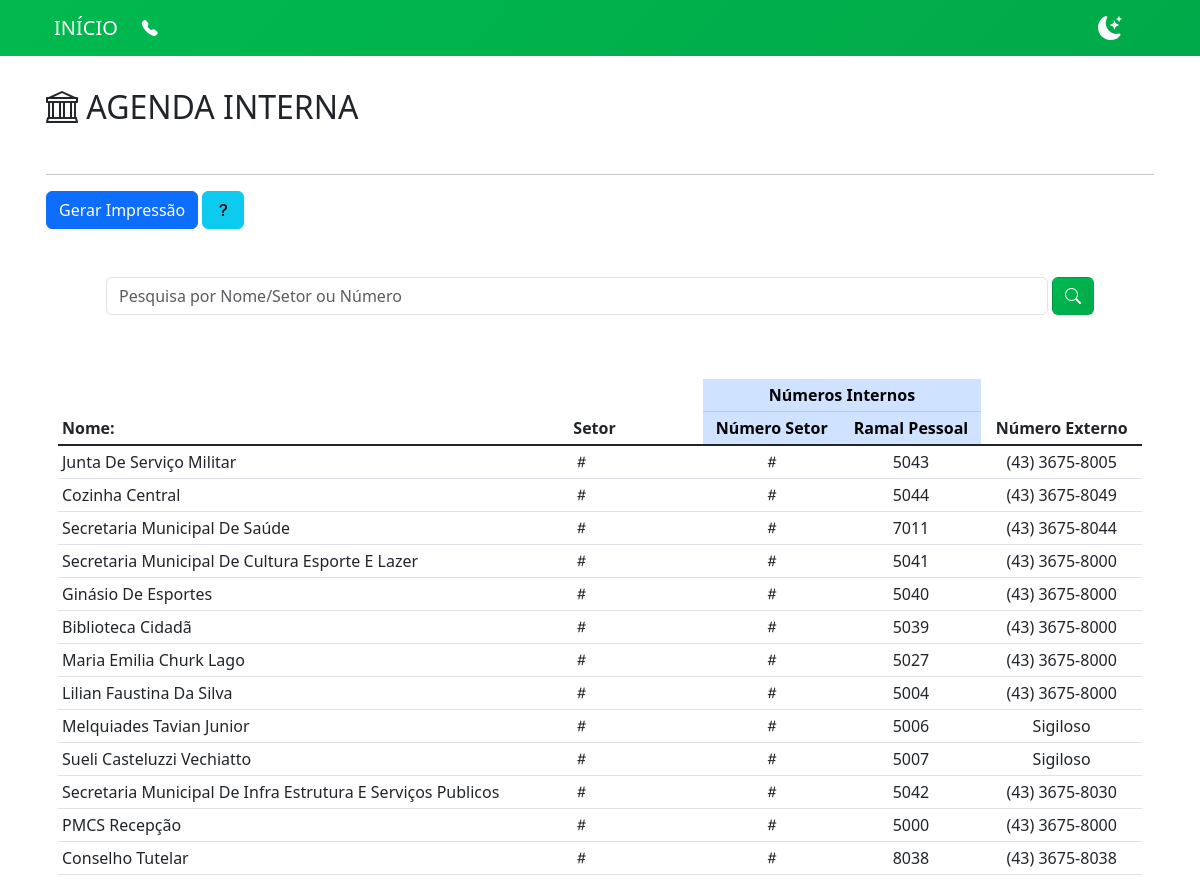
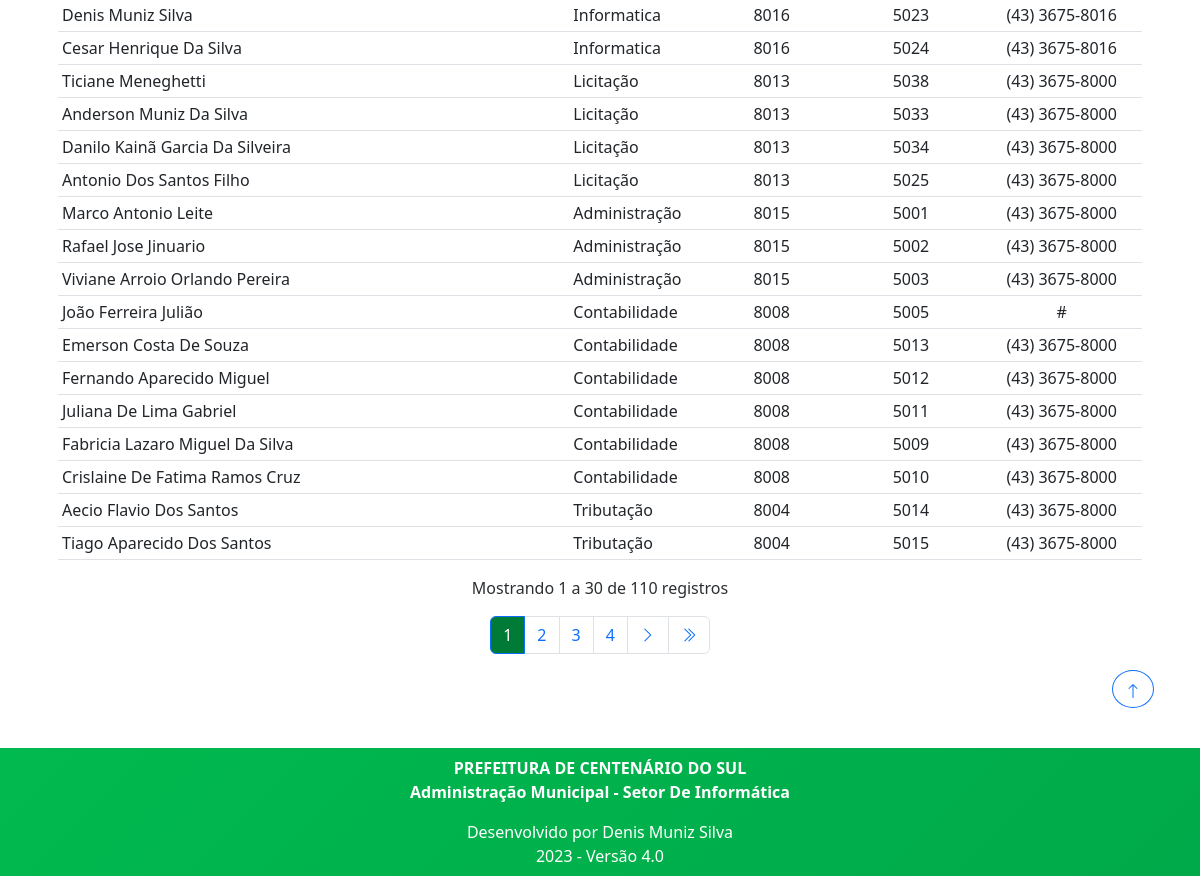
Before: /agenda/ with the older database file (2 pictures, top to bottom).
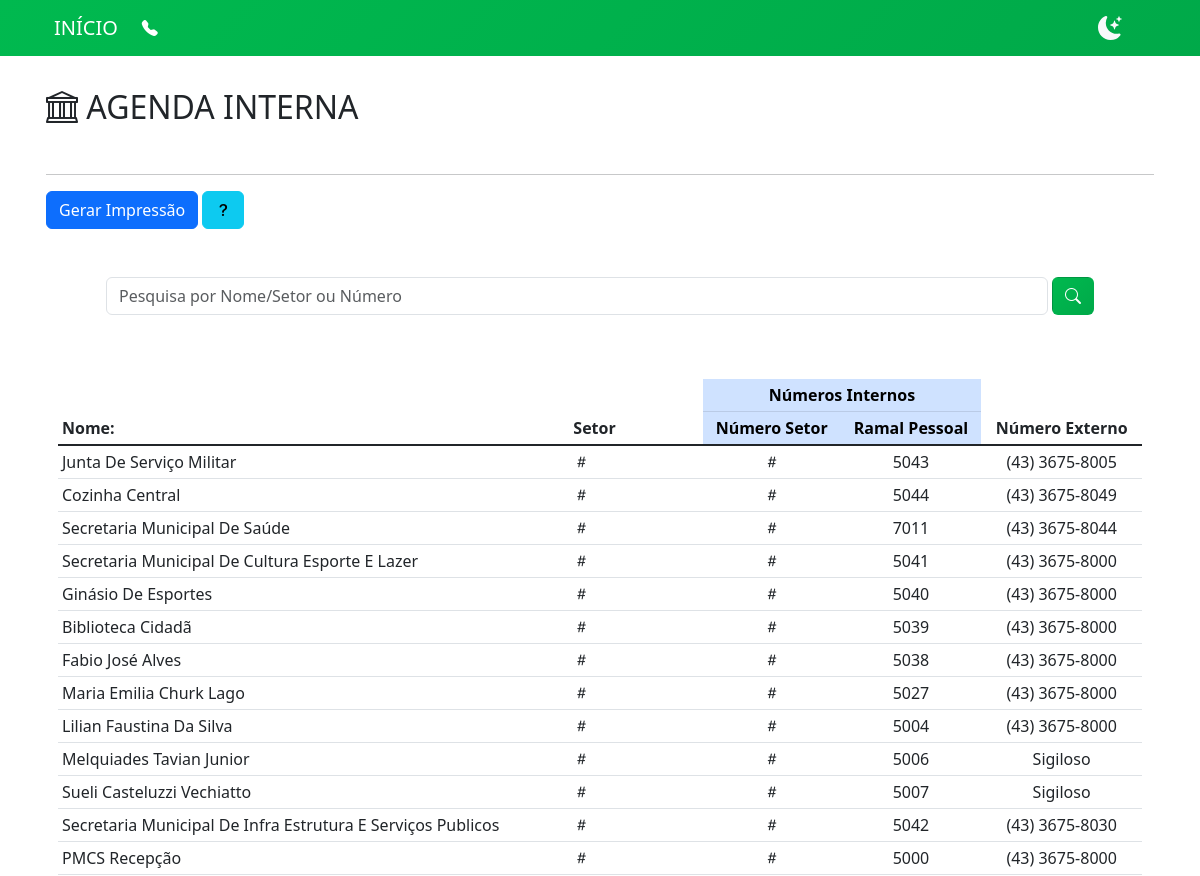
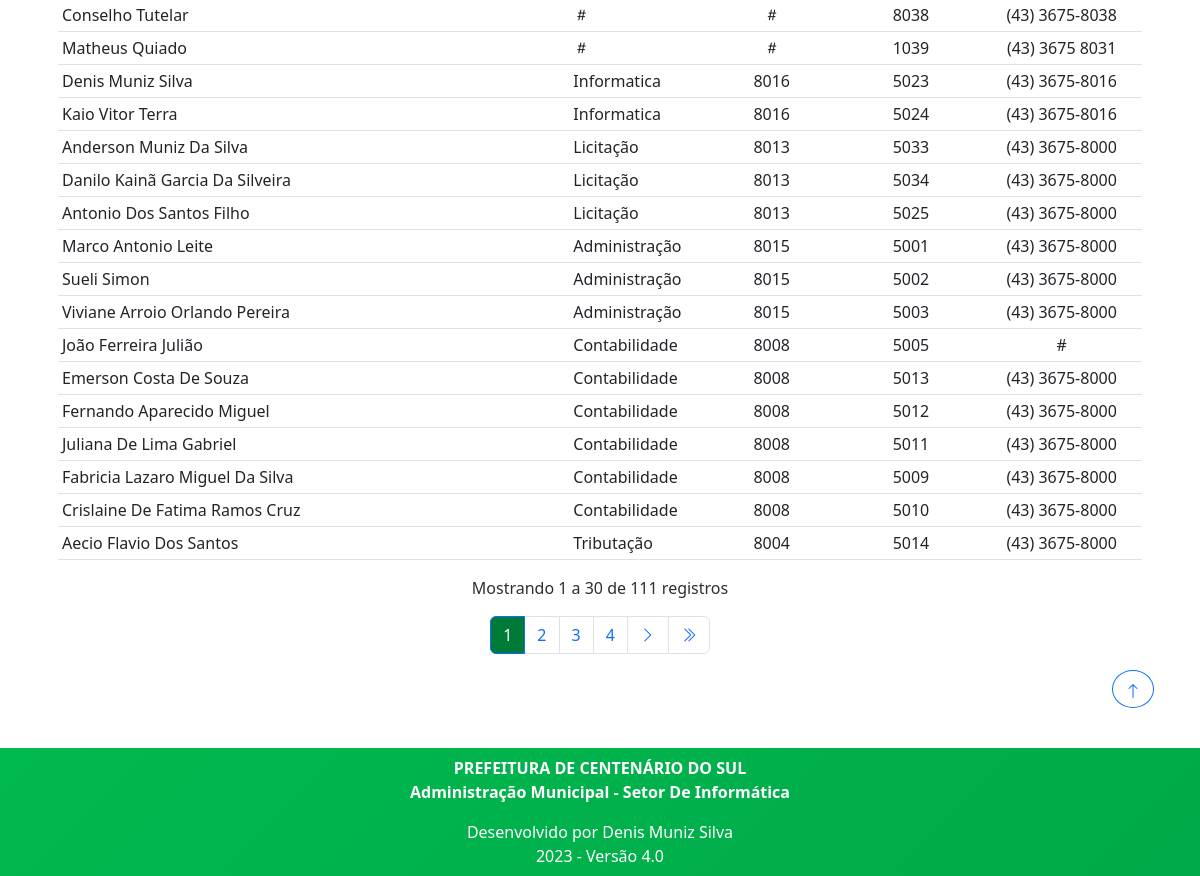
After: the same page with the newer database file (2 pictures, top to bottom).
### agenda/models.py (models this page shows, shortened)
class Agenda(models.Model):
    data = models.DateTimeField(auto_now_add=True, verbose_name=_('Data'))
    grupo = models.ForeignKey(Grupo, on_delete=models.PROTECT, verbose_name=_('Agenda'), null=True, blank=True)
    pessoa = models.CharField(max_length=200, verbose_name=_('Pessoa'))
    numero_interno = models.CharField(max_length=20, verbose_name=_('Numero Interno'))
    numero_externo = models.CharField(max_length=20, verbose_name=_('Numero Externo'), null=True, blank=True)

class Grupo(models.Model):
    data = models.DateTimeField(auto_now_add=True, verbose_name=_('Data'))
    grupo = models.CharField(max_length=200, verbose_name=_('Grupo'))
    numero = models.CharField(max_length=5, verbose_name=_('Numero'))

### agenda/views.py (the view, shortened to what this page needs)
# urls.py: path('agenda/', v_Agenda.as_view(), name='Agenda'),
class v_Agenda(ListView):
    paginate_by = 30
    model = Agenda
    template_name = 'agenda/index.html'
    def get_queryset(self):
        queryset = super().get_queryset()
        query = self.request.GET.get('q')
        if query is not None:
            queryS = unidecode(query)
        else:
            queryS = query
        queryset = queryset.order_by('grupo')
        return queryset

### agenda/templates/agenda/index.html (shortened to what this page needs)
{% extends 'base.html' %}
{% load static %}
{% block pagina %}
<h2 class="mt-3 mb-5">
    <i class="bi bi-bank"></i>
    AGENDA INTERNA
</h2>
<hr class="pesquisa mt-5">
<div>
    <a class="btn btn-primary" href="{% url 'AgendaExporta' %}" target="_blank">Gerar Impressão</a>
    <button  class="btn btn-info" data-bs-toggle="modal" data-bs-target="#ModalAjuda">
        <i class="bi bi-question-lg"></i>
    </button >
</div>
<div class="container">
    <div class="container">
    <form method="get">
        <div class="row">
            <div class="container my-5 px-5">
                <div class="d-flex align-items-end" id="busca">
                    <input type="text" name="q" value="{{ request.GET.q }}" placeholder="Pesquisa por Nome/Setor ou Número"
                        class="form-control">
                    <button type="submit" title="Pesquisar Registros" class="btn corPrimaria ms-1">
                        <i class="bi bi-search" id="lupacep"></i>
                    </button>
                </div>
            </div>
        </div>
    </form>
</div>
    <div class="table-responsive">
        <table class="table table-sm table-hover mt-3">
            <thead>
                <tr>
                    <th scope="col" rowspan="2">Nome:</th>
                    <th scope="col" rowspan="2">Setor</th>
                    <th scope="col" colspan="2" class="text-center table-primary">Números Internos</th>
                    <th scope="col" rowspan="2" class="text-center">Número Externo</th>
                </tr>
                <tr>
                    <th scope="col" class="text-center table-primary">Número Setor</th>
                    <th scope="col" class="text-center table-primary">Ramal Pessoal</th>
                </tr>
            </thead>
            <tbody class="table-group-divider">
                {% for item in object_list %}
                <tr>
                    <td class="text-capitalize">
                        {{ item.pessoa }}
                    </td>
                    <td>
                        {% if item.grupo.grupo %}
                            {{ item.grupo.grupo }}
                        {% else %}
                            <i class="bi bi-hash"></i>
                        {% endif %}
                    </td>
                    <td class="text-center">
                        {% if item.grupo.numero %}
                            {{ item.grupo.numero }}
                        {% else %}
                            <i class="bi bi-hash"></i>
                        {% endif %}
                    </td>
                    <td class="text-center">
                        {% if item.numero_interno %}
                            {{ item.numero_interno }}
                        {% else %}
                            <i class="bi bi-hash"></i>
                        {% endif %}
                    </td>
                    <td class="text-center">
                        {% if item.numero_externo %}
                            {{ item.numero_externo }}
                        {% else %}
                            <i class="bi bi-hash"></i>
                        {% endif %}
                    </td>
                </tr>
                {% endfor %}
            </tbody>
        </table>
    </div>
</div>
{% include "paginacao.html" %}
{% endblock pagina %}

### templates/base.html (shortened to what this page needs)
<!doctype html>
{% load static %}
<html lang="pt-br" data-bs-theme="light">
<head>
    <link rel="stylesheet" href="https://cdn.jsdelivr.net/npm/bootstrap-icons@1.10.5/font/bootstrap-icons.css">
    <link rel="stylesheet" href="{% static 'css/Bootstrap.v5.3.0.css' %}">
    <link rel="stylesheet" href="{% static 'css/main.css' %}">
</head>
<body class="">
    {% include 'menu.html' %}
    <div class="pt-3 ps-3 pe-3 container botao-hover">
        {% block pagina %}{% endblock pagina %}
    </div>
    {% block topo %}
    <div class="pb-3 ps-3 pe-3 container">
        <div class="clearfix pb-4">
            <a href="#topo" class="float-end text-decoration-none text-reset ms-2">
                <button type="button" class="btn btn-outline-primary rounded-circle">
                    <svg xmlns="http://www.w3.org/2000/svg" width="16" height="16" fill="currentColor"
                        class="bi bi-arrow-up" viewBox="0 0 16 16">
                        <path fill-rule="evenodd"
                            d="M8 15a.5.5 0 0 0 .5-.5V2.707l3.146 3.147a.5.5 0 0 0 .708-.708l-4-4a.5.5 0 0 0-.708 0l-4 4a.5.5 0 1 0 .708.708L7.5 2.707V14.5a.5.5 0 0 0 .5.5z" />
                    </svg>
                </button>
            </a>
        </div>
    </div>
    {% endblock topo %}
    {% block rodape %}
        {% include 'footer.html' %}
    {% endblock rodape %}
</body>
</html>

### templates/menu.html (shortened to what this page needs)
<header class="corPrimaria sticky-top">
    <div class="container">
        <nav class="navbar navbar-expand-lg">
            <div class="container-fluid">
                <a class="navbar-brand" href="{% url 'inicio' %}">INÍCIO</a>
                <div class="collapse navbar-collapse justify-content-end p-0" id="navbarSupportedContent">
                    <ul class="navbar-nav me-auto mb-2 mb-lg-0">
                            <li class="nav-item">
                                <a class="nav-link" href="{% url 'Agenda' %}">
                                    <i class="bi bi-telephone-fill"></i>
                                </a>
                            </li>
                    </ul>
                    <div class="d-flex" >
                        {% include "tema.html" %}
                    </div>
                </div>
            </div>
        </nav>
    </div>
</header>

### templates/tema.html (shortened to what this page needs)
<ul class="navbar-nav ">
    <li class="navbar-item">
        <button class="btn btn-sm text-light me-3 border-0" type="button" onclick="CapTheme()" id="current-theme" title="Tema">
        </button>
    </li>
</ul>

### templates/paginacao.html (shortened to what this page needs)
{% if page_obj.paginator.count > 0 %}
    <div class="text-center fw-lighter text-secondary-emphasis mb-3">
        Mostrando {{ page_obj.start_index }} a {{ page_obj.end_index }} de {{ page_obj.paginator.count }} registros
    </div>
{% endif %}
{% if paginator.num_pages > 1 %}
<nav class="container d-flex justify-content-center">
    <ul class="pagination">
        {% for i in page_obj.paginator.page_range %}
        {% if page_obj.number == i %}
            <li class="page-item btn-paginacao active">
                <a class="page-link" href="#">{{ i }} </a>
            </li>
        {% else %}
            <li class="page-item btn-paginacao">
                <a class="page-link" href="?page={{ i }}">{{ i }}</a>
            </li>
        {% endif %}
        {% endfor %}
        {% if page_obj.has_next %}
            <li class="page-item btn-paginacao">
                <a class="page-link" href="?page={{ page_obj.next_page_number }}">
                    <i class="bi bi-chevron-right"></i>
                </a>
            </li>
            <li class="page-item btn-paginacao">
                <a class="page-link" href="?page={{ page_obj.paginator.num_pages }}">
                    <i class="bi bi-chevron-double-right"></i>
                </a>
            </li>
        {% endif %}
    </ul>
</nav>
{% endif %}

### templates/footer.html
<footer class="corPrimaria sticky-botton">
    <div class="text-center p-2">
        <p class="fw-semibold container-fluid ">
            PREFEITURA DE CENTENÁRIO DO SUL<br>
            Administração Municipal - Setor De Informática
        </p>
        <p class="p-0 m-0 g-0">
            Desenvolvido por Denis Muniz Silva<br>
            2023 - Versão 4.0
        </p>
    </div>
</footer>

### static/css/main.css (style rules this page uses)
.corPrimaria { background: rgb(0,122,55); background: linear-gradient(-45deg, #007A37, #00B94F); background-size: 400% 400%; animation: Gradient 10s ease infinite; color: #fff; }
.corPrimaria a { background: #00000000; color: #fff; }

### templates/paginacao.html (style rules this page uses)
.btn-paginacao.active a.page-link { background-color: rgb(0,122,55); color: #fff; }

Changed rows visible on the page:
no longer on this page (row unchanged): Agenda: pessoa "Tiago Aparecido Dos Santos", grupo.grupo "Tributação", grupo.numero "8004", numero_interno "5015", numero_externo "(43) 3675-8000"
changed Agenda: pessoa "Ticiane Meneghetti" → "Fabio José Alves"; grupo_id 2 → empty (drawn); grupo.grupo "Licitação" → (not shown); grupo.numero "8013" → (not shown); moves up the list
added Agenda: pessoa "Matheus Quiado", numero_interno "1039", numero_externo "(43) 3675 8031"
changed Agenda: pessoa "Cesar Henrique Da Silva" → "Kaio Vitor Terra"
changed Agenda: pessoa "Rafael Jose Jinuario" → "Sueli Simon"
Other visible differences:
{{ page_obj.paginator.count }}: "110" → "111"
